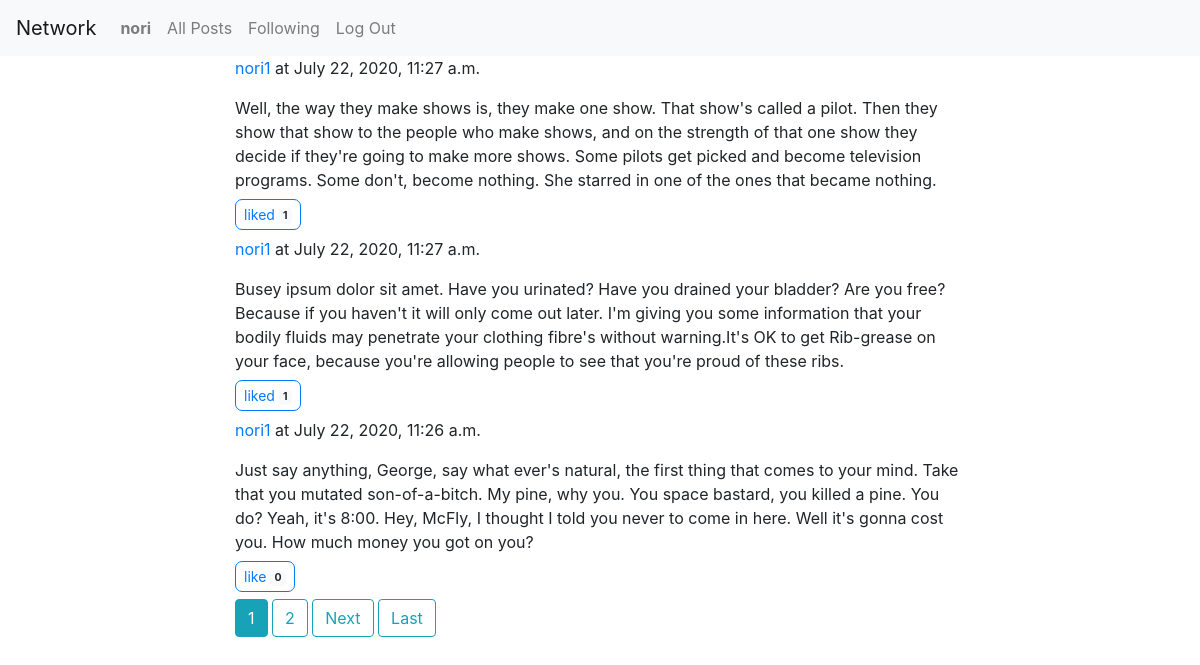
Page /following (signed in) on the committed database.
### network/models.py (models this page shows, shortened)
class User(AbstractUser):
    pass

class Post(models.Model):
    content = models.TextField()
    author = models.ForeignKey(User, on_delete=models.CASCADE)
    created_at = models.DateTimeField(auto_now_add=True)
    n_likes = models.IntegerField(default=0)

### network/views.py (the view)
# urls.py: path("following", views.follow, name="follow"),
def follow(request):
    current_user = request.user
    userids = Follower.objects.values_list('follower_id', flat=True).filter(user=current_user.id)
    posts = Post.objects.filter(author__in=set(
        userids)).order_by('created_at').reverse()
    posts_ids = posts.values_list('id', flat=True)
    posts_likes = Post_likes.objects.filter(post_id__in=posts_ids, user_id=current_user.id)
    paginator = Paginator(posts, 3)
    page_number = request.GET.get('page')
    page_obj = paginator.get_page(page_number)
    context = {
        "page_obj": page_obj,
        'posts_likes': posts_likes.values_list('post_id', flat=True)
    }
    return render(request, "network/folllow.html", context)

### network/templates/network/folllow.html (shortened to what this page needs)
{% extends "network/layout.html" %}
{% block body %}
    <div>
        {% for post in page_obj %}
        <div id='{{post.id}}' style="position: relative;">
            <p><a href="{% url 'profile' post.author %}">{{ post.author }}</a> at {{ post.created_at }} </p>
            <div>
                {{ post.content }}
            </div>
            {% if post.id in posts_likes %}
            <button type="button" class="btn btn-outline-primary btn-sm like">
                liked <span class="badge badge-light">{{ post.n_likes }}</span>
            </button>
            {% else %}
            <button type="button" class="btn btn-outline-primary btn-sm like">
                like <span class="badge badge-light">{{ post.n_likes }}</span>
            </button>
            {% endif %}
        </div>
        {% endfor %}
    </div>
    <div>
        {% for num in page_obj.paginator.page_range %}
            {% if page_obj.number == num %}
                <a class="btn btn-info mb-4" href="?page={{ num }}">{{ num }}</a>
            {% elif num > page_obj.number|add:'-3' and num < page_obj.number|add:'3' %}
                <a class="btn btn-outline-info mb-4" href="?page={{ num }}">{{ num }}</a>
            {%endif%}
        {% endfor%}
        {% if page_obj.has_next %}
            <a class="btn btn-outline-info mb-4" href="?page={{page_obj.next_page_number}}">Next</a>
            <a class="btn btn-outline-info mb-4" href="?page={{page_obj.paginator.page_range}}">Last</a>
        {%endif%}
    </div>
{% endblock %}

### network/templates/network/layout.html (shortened to what this page needs)
{% load static %}
<!DOCTYPE html>
<html lang="en">
    <head>
        <link rel="stylesheet" href="https://stackpath.bootstrapcdn.com/bootstrap/4.4.1/css/bootstrap.min.css">
        <link href="{% static 'network/styles.css' %}" rel="stylesheet">
    </head>
    <body>
        <nav style="color: aqua;" class="navbar navbar-expand-lg navbar-light bg-light">
            <a class="navbar-brand" href="{% url 'index' %}">Network</a>
            <div>
              <ul class="navbar-nav mr-auto">
                {% if user.is_authenticated %}
                    <li class="nav-item">
                        <a class="nav-link" href="{% url 'profile' user.username %}"><strong>{{ user.username }}</strong></a>
                    </li>
                {% endif %}
                <li class="nav-item">
                  <a class="nav-link" href="{% url 'index' %}">All Posts</a>
                </li>
                {% if user.is_authenticated %}
                    <li class="nav-item">
                        <a class="nav-link" href="{% url 'follow' %}">Following</a>
                    </li>
                    <li class="nav-item">
                        <a class="nav-link" href="{% url 'logout' %}">Log Out</a>
                    </li>
                {% endif %}
              </ul>
            </div>
          </nav>
        <div class="body">
            <div class="container">
                <div class="row">
                    <div class="col-sm-2">
                    </div>
                        <div class="col-sm-8">
                            {% block body %}
                            {% endblock %}
                        </div>
                    <div class="col-sm-2">
                    </div>
                </div>
            </div>
        </div>
    </body>
</html>

### network/static/network/styles.css (style rules this page uses)
.like { border-radius: .5em; margin-top: .5em; margin-bottom: .5em; }

### rows in the picture
User: username "nori"
Post: author "nori1", created_at "July 22, 2020, 11:27 a.m.", content "Well, the way they make shows is, they make one show. That show's called a pilot. Then they show that show to the people who make shows, and on the strength of that one show they decide if they're going to make more shows. Some pilots get picked and become television programs. Some don't, become nothing. She starred in one of the ones that became nothing.", n_likes "1"
Post: author "nori1", created_at "July 22, 2020, 11:27 a.m.", content "Busey ipsum dolor sit amet. Have you urinated? Have you drained your bladder? Are you free? Because if you haven't it will only come out later. I'm giving you some information that your bodily fluids may penetrate your clothing fibre's without warning.It's OK to get Rib-grease on your face, because you're allowing people to see that you're proud of these ribs.", n_likes "1"
Post: author "nori1", created_at "July 22, 2020, 11:26 a.m.", content "Just say anything, George, say what ever's natural, the first thing that comes to your mind. Take that you mutated son-of-a-bitch. My pine, why you. You space bastard, you killed a pine. You do? Yeah, it's 8:00. Hey, McFly, I thought I told you never to come in here. Well it's gonna cost you. How much money you got on you?", n_likes "0"

### other values in the picture
{{ num }} "1"
{{ num }} "2"
